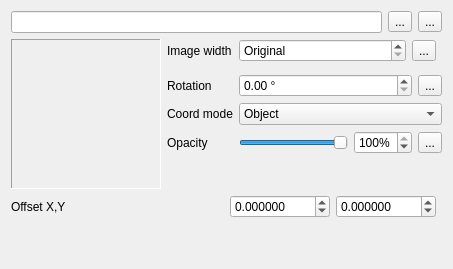
<?xml version="1.0" encoding="UTF-8"?>
<ui version="4.0">
 <class>WidgetRasterFill</class>
 <widget class="QWidget" name="WidgetRasterFill">
  <property name="geometry">
   <rect>
    <x>0</x>
    <y>0</y>
    <width>453</width>
    <height>269</height>
   </rect>
  </property>
  <property name="windowTitle">
   <string>Form</string>
  </property>
  <layout class="QVBoxLayout" name="verticalLayout">
   <item>
    <layout class="QHBoxLayout" name="horizontalLayout">
     <item>
      <widget class="QLineEdit" name="mImageLineEdit"/>
     </item>
     <item>
      <widget class="QToolButton" name="mBrowseToolButton">
       <property name="text">
        <string>...</string>
       </property>
      </widget>
     </item>
     <item>
      <widget class="QgsDataDefinedButton" name="mFilenameDDBtn">
       <property name="text">
        <string>...</string>
       </property>
      </widget>
     </item>
    </layout>
   </item>
   <item>
    <layout class="QGridLayout" name="gridLayout">
     <item row="0" column="2">
      <layout class="QHBoxLayout" name="horizontalLayout_2">
       <item>
        <widget class="QgsDoubleSpinBox" name="mWidthSpinBox">
         <property name="sizePolicy">
          <sizepolicy hsizetype="Minimum" vsizetype="Fixed">
           <horstretch>1</horstretch>
           <verstretch>0</verstretch>
          </sizepolicy>
         </property>
         <property name="specialValueText">
          <string>Original</string>
         </property>
         <property name="decimals">
          <number>6</number>
         </property>
         <property name="maximum">
          <double>99999999.000000000000000</double>
         </property>
         <property name="singleStep">
          <double>0.200000000000000</double>
         </property>
        </widget>
       </item>
       <item>
        <widget class="QgsDataDefinedButton" name="mWidthDDBtn">
         <property name="text">
          <string>...</string>
         </property>
        </widget>
       </item>
       <item>
        <widget class="QgsUnitSelectionWidget" name="mWidthUnitWidget" native="true">
         <property name="minimumSize">
          <size>
           <width>0</width>
           <height>0</height>
          </size>
         </property>
        </widget>
       </item>
      </layout>
     </item>
     <item row="0" column="1">
      <widget class="QLabel" name="mTextureWidthLabel">
       <property name="text">
        <string>Image width</string>
       </property>
       <property name="buddy">
        <cstring>mWidthSpinBox</cstring>
       </property>
      </widget>
     </item>
     <item row="4" column="1">
      <widget class="QLabel" name="label">
       <property name="text">
        <string>Opacity</string>
       </property>
       <property name="buddy">
        <cstring>mSliderTransparency</cstring>
       </property>
      </widget>
     </item>
     <item row="5" column="2">
      <spacer name="verticalSpacer">
       <property name="orientation">
        <enum>Qt::Vertical</enum>
       </property>
       <property name="sizeHint" stdset="0">
        <size>
         <width>20</width>
         <height>0</height>
        </size>
       </property>
      </spacer>
     </item>
     <item row="3" column="1">
      <widget class="QLabel" name="label_3">
       <property name="text">
        <string>Coord mode</string>
       </property>
       <property name="buddy">
        <cstring>cboCoordinateMode</cstring>
       </property>
      </widget>
     </item>
     <item row="2" column="2">
      <layout class="QHBoxLayout" name="horizontalLayout_7">
       <item>
        <widget class="QgsDoubleSpinBox" name="mRotationSpinBox">
         <property name="sizePolicy">
          <sizepolicy hsizetype="Preferred" vsizetype="Fixed">
           <horstretch>0</horstretch>
           <verstretch>0</verstretch>
          </sizepolicy>
         </property>
         <property name="suffix">
          <string> °</string>
         </property>
         <property name="maximum">
          <double>360.000000000000000</double>
         </property>
         <property name="singleStep">
          <double>0.500000000000000</double>
         </property>
        </widget>
       </item>
       <item>
        <widget class="QgsDataDefinedButton" name="mRotationDDBtn">
         <property name="text">
          <string>...</string>
         </property>
        </widget>
       </item>
      </layout>
     </item>
     <item row="3" column="2">
      <widget class="QComboBox" name="cboCoordinateMode">
       <item>
        <property name="text">
         <string>Object</string>
        </property>
       </item>
       <item>
        <property name="text">
         <string>Viewport</string>
        </property>
       </item>
      </widget>
     </item>
     <item row="0" column="0" rowspan="6">
      <widget class="QLabel" name="mLabelImagePreview">
       <property name="sizePolicy">
        <sizepolicy hsizetype="Fixed" vsizetype="Fixed">
         <horstretch>0</horstretch>
         <verstretch>0</verstretch>
        </sizepolicy>
       </property>
       <property name="minimumSize">
        <size>
         <width>150</width>
         <height>150</height>
        </size>
       </property>
       <property name="frameShape">
        <enum>QFrame::Panel</enum>
       </property>
       <property name="frameShadow">
        <enum>QFrame::Sunken</enum>
       </property>
       <property name="lineWidth">
        <number>1</number>
       </property>
       <property name="midLineWidth">
        <number>0</number>
       </property>
       <property name="text">
        <string/>
       </property>
      </widget>
     </item>
     <item row="4" column="2">
      <layout class="QHBoxLayout" name="horizontalLayout_3" stretch="1,0,0">
       <item>
        <widget class="QSlider" name="mSliderTransparency">
         <property name="sizePolicy">
          <sizepolicy hsizetype="Preferred" vsizetype="Fixed">
           <horstretch>0</horstretch>
           <verstretch>0</verstretch>
          </sizepolicy>
         </property>
         <property name="maximum">
          <number>100</number>
         </property>
         <property name="value">
          <number>100</number>
         </property>
         <property name="orientation">
          <enum>Qt::Horizontal</enum>
         </property>
        </widget>
       </item>
       <item>
        <widget class="QSpinBox" name="mSpinTransparency">
         <property name="suffix">
          <string>%</string>
         </property>
         <property name="minimum">
          <number>0</number>
         </property>
         <property name="maximum">
          <number>100</number>
         </property>
         <property name="value">
          <number>100</number>
         </property>
        </widget>
       </item>
       <item>
        <widget class="QgsDataDefinedButton" name="mOpacityDDBtn">
         <property name="text">
          <string>...</string>
         </property>
        </widget>
       </item>
      </layout>
     </item>
     <item row="2" column="1">
      <widget class="QLabel" name="mRotationLabel">
       <property name="text">
        <string>Rotation</string>
       </property>
       <property name="buddy">
        <cstring>mRotationSpinBox</cstring>
       </property>
      </widget>
     </item>
    </layout>
   </item>
   <item>
    <layout class="QHBoxLayout" name="horizontalLayout_5">
     <item>
      <widget class="QLabel" name="label_7">
       <property name="text">
        <string>Offset X,Y</string>
       </property>
       <property name="buddy">
        <cstring>mSpinOffsetX</cstring>
       </property>
      </widget>
     </item>
     <item>
      <layout class="QHBoxLayout" name="horizontalLayout_4">
       <item>
        <widget class="QgsDoubleSpinBox" name="mSpinOffsetX">
         <property name="sizePolicy">
          <sizepolicy hsizetype="Minimum" vsizetype="Fixed">
           <horstretch>1</horstretch>
           <verstretch>0</verstretch>
          </sizepolicy>
         </property>
         <property name="decimals">
          <number>6</number>
         </property>
         <property name="minimum">
          <double>-999.000000000000000</double>
         </property>
         <property name="maximum">
          <double>999.000000000000000</double>
         </property>
         <property name="singleStep">
          <double>0.200000000000000</double>
         </property>
        </widget>
       </item>
       <item>
        <widget class="QgsDoubleSpinBox" name="mSpinOffsetY">
         <property name="sizePolicy">
          <sizepolicy hsizetype="Minimum" vsizetype="Fixed">
           <horstretch>1</horstretch>
           <verstretch>0</verstretch>
          </sizepolicy>
         </property>
         <property name="decimals">
          <number>6</number>
         </property>
         <property name="minimum">
          <double>-999.000000000000000</double>
         </property>
         <property name="maximum">
          <double>999.000000000000000</double>
         </property>
         <property name="singleStep">
          <double>0.200000000000000</double>
         </property>
        </widget>
       </item>
       <item>
        <widget class="QgsUnitSelectionWidget" name="mOffsetUnitWidget" native="true">
         <property name="minimumSize">
          <size>
           <width>0</width>
           <height>0</height>
          </size>
         </property>
        </widget>
       </item>
      </layout>
     </item>
    </layout>
   </item>
   <item>
    <spacer name="verticalSpacer_2">
     <property name="orientation">
      <enum>Qt::Vertical</enum>
     </property>
     <property name="sizeHint" stdset="0">
      <size>
       <width>20</width>
       <height>40</height>
      </size>
     </property>
    </spacer>
   </item>
  </layout>
 </widget>
 <customwidgets>
  <customwidget>
   <class>QgsDoubleSpinBox</class>
   <extends>QDoubleSpinBox</extends>
   <header>qgsdoublespinbox.h</header>
  </customwidget>
  <customwidget>
   <class>QgsUnitSelectionWidget</class>
   <extends>QWidget</extends>
   <header>qgsunitselectionwidget.h</header>
   <container>1</container>
  </customwidget>
  <customwidget>
   <class>QgsDataDefinedButton</class>
   <extends>QToolButton</extends>
   <header>qgsdatadefinedbutton.h</header>
  </customwidget>
 </customwidgets>
 <tabstops>
  <tabstop>mImageLineEdit</tabstop>
  <tabstop>mBrowseToolButton</tabstop>
  <tabstop>mFilenameDDBtn</tabstop>
  <tabstop>mWidthSpinBox</tabstop>
  <tabstop>mWidthDDBtn</tabstop>
  <tabstop>mRotationSpinBox</tabstop>
  <tabstop>mRotationDDBtn</tabstop>
  <tabstop>cboCoordinateMode</tabstop>
  <tabstop>mSliderTransparency</tabstop>
  <tabstop>mSpinTransparency</tabstop>
  <tabstop>mOpacityDDBtn</tabstop>
  <tabstop>mSpinOffsetX</tabstop>
  <tabstop>mSpinOffsetY</tabstop>
 </tabstops>
 <resources/>
 <connections>
  <connection>
   <sender>mSliderTransparency</sender>
   <signal>valueChanged(int)</signal>
   <receiver>mSpinTransparency</receiver>
   <slot>setValue(int)</slot>
   <hints>
    <hint type="sourcelabel">
     <x>311</x>
     <y>160</y>
    </hint>
    <hint type="destinationlabel">
     <x>392</x>
     <y>160</y>
    </hint>
   </hints>
  </connection>
  <connection>
   <sender>mSpinTransparency</sender>
   <signal>valueChanged(int)</signal>
   <receiver>mSliderTransparency</receiver>
   <slot>setValue(int)</slot>
   <hints>
    <hint type="sourcelabel">
     <x>392</x>
     <y>160</y>
    </hint>
    <hint type="destinationlabel">
     <x>311</x>
     <y>160</y>
    </hint>
   </hints>
  </connection>
 </connections>
</ui>
